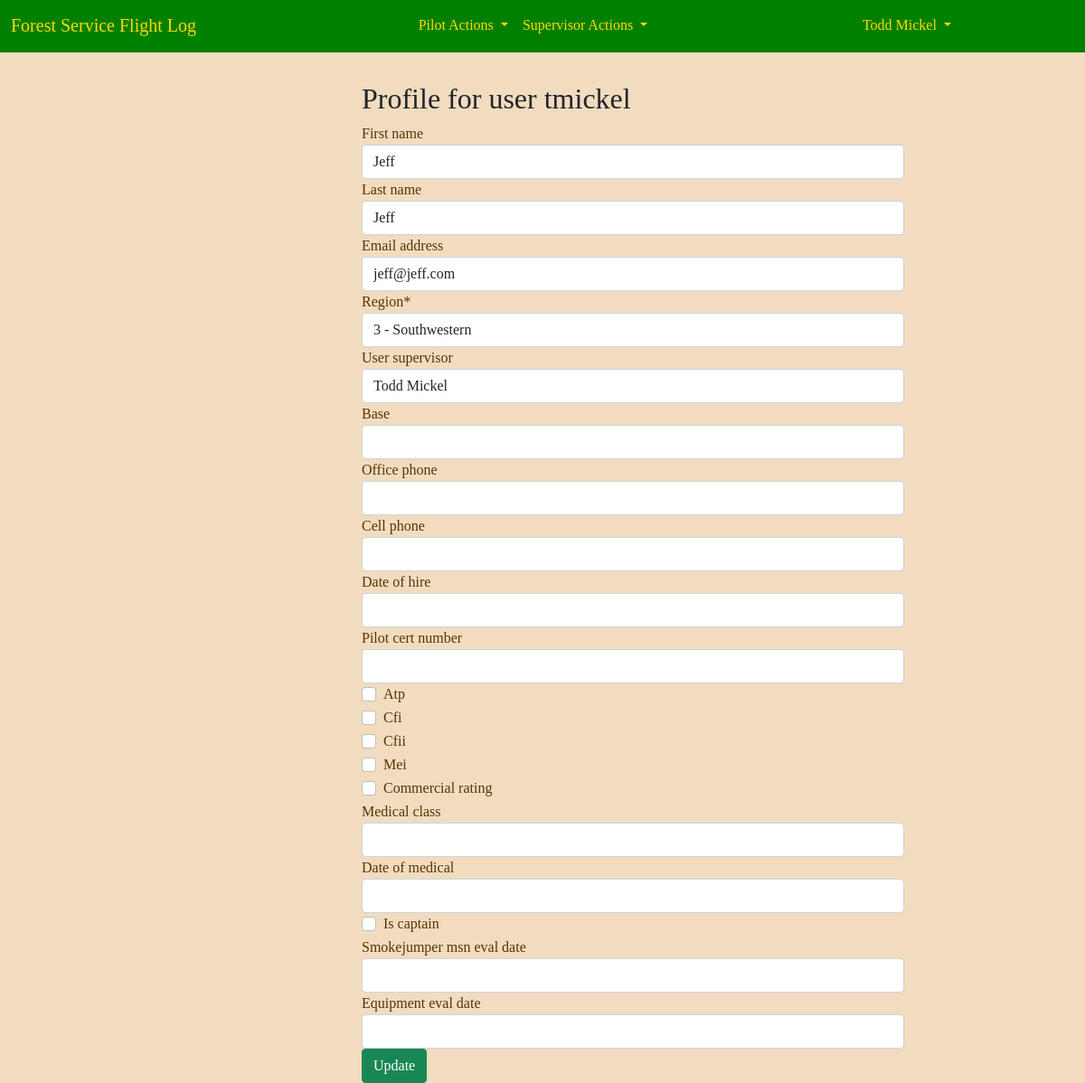
Page /accounts/6/update/ (signed in) on the committed database.
### accounts/models.py (models this page shows, shortened)
class CustomUser(AbstractUser):
    REGION_CHOICES = [
        ('1', '1 - Northern'),
        ('2', '2 - Rocky Mountain'),
        ('3', '3 - Southwestern'),
        ('4', '4 - Intermountain'),
        ('5', '5 - Pacific Southwest'),
        ('6', '6 - Pacific Northwest'),
        ('8', '8 - Southern'),
        ('9', '9 - Eastern'),
        ('10', '10 - Alaska'),
        ('WO', 'Washington Office'),
    ]
    '''username = None
    email = models.EmailField(_('email address'), unique=True)'''
    region = models.CharField(
        max_length=4,
        choices=REGION_CHOICES,
        default='WO',
        null=False,
        blank=False
        )
    base = models.CharField(max_length=20, blank=True)
    office_phone = models.CharField(max_length=12, blank=True)
    cell_phone = models.CharField(max_length=12, blank=True)
    date_of_hire = models.DateField(null=True, blank=True)
    pilot_cert_number = models.CharField(max_length=20, blank=True)
    atp = models.BooleanField(default=False)
    cfi = models.BooleanField(default=False)
    cfii = models.BooleanField(default=False)
    mei = models.BooleanField(default=False)
    commercial_rating = models.BooleanField(default=False)
    medical_class = models.IntegerField(null=True, blank=True)
    date_of_medical = models.DateField(null=True, blank=True)
    user_supervisor = models.ForeignKey(
        'self',
        on_delete=models.PROTECT,
        limit_choices_to={'is_supervisor': True},
        blank=True,
        null=True
        )
    is_supervisor = models.BooleanField(default=False)
    is_captain = models.BooleanField(default=False)
    smokejumper_msn_eval_date = models.DateField(null=True, blank=True)
    equipment_eval_date = models.DateField(null=True, blank=True)
    order = ('username',)
    USERNAME_FIELD = 'username'
    REQUIRED_FIELDS = []
    def __str__(self):
        return f'{self.first_name} {self.last_name}'

### accounts/views.py (the view, shortened to what this page needs)
# urls.py: path("<int:pk>/update/", ProfileView.as_view(), name="profile")
class ProfileView(LoginRequiredMixin, generic.edit.UpdateView):
    model = CustomUser
    form_class = ProfileForm
    success_url = reverse_lazy('home')
    template_name = 'profile.html'

### accounts/forms.py
class ProfileForm(forms.ModelForm):
    class Meta:
        model = CustomUser
        fields = [
            'first_name', 'last_name', 'email',
            'region', 'user_supervisor', 'base',
            'office_phone', 'cell_phone', 'date_of_hire',
            'pilot_cert_number', 'atp', 'cfi', 'cfii', 'mei',
            'commercial_rating', 'medical_class', 'date_of_medical',
            'is_captain', 'smokejumper_msn_eval_date', 'equipment_eval_date',
            ]

### templates/profile.html (shortened to what this page needs)
{% extends 'base.html' %}
{% load crispy_forms_tags %}
{% block content %}
    <div class="col-md-8 offset-md-4" style="max-width: 50%;">
        <h2>Profile for user {{ user.get_username }}</h2>
        <form method="POST">
            {{ form|crispy }}
            <button class="btn btn-success ml-2" type="submit">Update</button>
        </form>
    </div>
{% endblock content %}

### templates/base.html (shortened to what this page needs)
{% load static %}
<!DOCTYPE html>
<html>
    <head>
        <link href="https://cdn.jsdelivr.net/npm/bootstrap@5.1.0/dist/css/bootstrap.min.css" rel="stylesheet"
>
        <link
            href="{% static 'css/base.css' %}"
            rel="stylesheet">
        <link
            href="{% static 'css/flight_new.css' %}"
            rel="stylesheet">
        <link
            href="{% static 'css/login.css' %}"
            rel="stylesheet">
        <link
            href="{% static 'css/password_reset_form.css' %}"
            rel="stylesheet">
    </head>
    <body>
        <nav class="navbar navbar-expand-lg navbar-nb2">
            <div class="container-fluid">
                <a class="navbar-brand" href="{% url 'home' %}">Forest Service Flight Log</a>
                <div class="collapse navbar-collapse" id="navbarSupportedContent">
                {% if user.is_authenticated %}
                    <ul class="navbar-nav mx-auto mb-2 mb-lg-0">
                        <li class="nav-item dropdown">
                            <a class="nav-link active dropdown-toggle pa_1" href="#" id="navbarDropdown" role="button" data-bs-toggle="dropdown" aria-expanded="false">
                                Pilot Actions
                            </a>
                        </li>
                        {% if user.is_supervisor %}
                        <li class="nav-item dropdown">
                            <a class="nav-link active dropdown-toggle pa_1" href="#" id="SupDropdown" role="button" data-bs-toggle="dropdown" aria-expanded="false">
                                Supervisor Actions
                            </a>
                        </li>
                        {% endif %}
                    </ul>
                    <ul class="navbar-nav flex-row-reverse">
                        <li class="nav-item dropdown">
                            <a class="nav-link active dropdown-toggle pw_1" href="#" id="profileDropdown" role="button" data-bs-toggle="dropdown" aria-expanded="false">
                                {{ user.get_full_name }}
                            </a>
                        </li>
                    </ul>
                    {% endif %}
                </div>
            </div>
        </nav>
        {% block content %}
        {% endblock content %}
    </body>
</html>

### static/css/base.css (style rules this page uses)
body { font-family: 'Playfair Display', serif; background: white url("/static/img/sf_logo4.jpg") no-repeat; background-size: cover; }
.navbar { background-color: green; border-bottom: 2px solid green; margin-bottom: 2rem; display: flex; }
.navbar-brand { color:gold; }
.pa_1 { color:gold; }
.pw_1 { color: gold; margin-right: 8rem; }

### static/css/login.css (style rules this page uses)
form { color: rgb(88, 52, 5); background-color: rgb(241, 220, 192); border-radius: 10px; }

### templates/base.html (style rules this page uses)
body { background-image: url(images/base.jpg); }

### rows in the picture
CustomUser: get_full_name "Todd Mickel", get_username "tmickel"
CustomUser: first_name "Jeff", last_name "Jeff", email "jeff@jeff.com", region "3 - Southwestern", user_supervisor "Todd Mickel"
